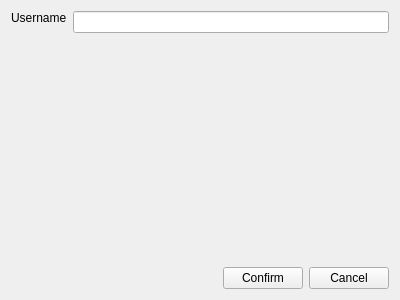
<?xml version="1.0" encoding="UTF-8"?>
<ui version="4.0">
 <class>Option</class>
 <widget class="QWidget" name="Option">
  <property name="geometry">
   <rect>
    <x>0</x>
    <y>0</y>
    <width>400</width>
    <height>300</height>
   </rect>
  </property>
  <layout class="QVBoxLayout" name="verticalLayout">
   <item>
    <layout class="QHBoxLayout" name="horizontalLayout">
     <item>
      <layout class="QFormLayout" name="formLayout">
       <item row="0" column="0">
        <widget class="QLabel" name="label_username">
         <property name="sizePolicy">
          <sizepolicy hsizetype="Preferred" vsizetype="Fixed">
           <horstretch>0</horstretch>
           <verstretch>0</verstretch>
          </sizepolicy>
         </property>
         <property name="text">
          <string>Username</string>
         </property>
        </widget>
       </item>
       <item row="0" column="1">
        <widget class="QLineEdit" name="lineEdit_username">
         <property name="sizePolicy">
          <sizepolicy hsizetype="Preferred" vsizetype="Fixed">
           <horstretch>0</horstretch>
           <verstretch>0</verstretch>
          </sizepolicy>
         </property>
        </widget>
       </item>
      </layout>
     </item>
     <item>
      <layout class="QVBoxLayout" name="verticalLayout_2"/>
     </item>
    </layout>
   </item>
   <item>
    <spacer name="verticalSpacer">
     <property name="orientation">
      <enum>Qt::Vertical</enum>
     </property>
     <property name="sizeHint" stdset="0">
      <size>
       <width>20</width>
       <height>40</height>
      </size>
     </property>
    </spacer>
   </item>
   <item>
    <layout class="QHBoxLayout" name="horizontalLayout_2">
     <item>
      <spacer name="horizontalSpacer">
       <property name="orientation">
        <enum>Qt::Horizontal</enum>
       </property>
       <property name="sizeHint" stdset="0">
        <size>
         <width>40</width>
         <height>20</height>
        </size>
       </property>
      </spacer>
     </item>
     <item>
      <widget class="QPushButton" name="pushButton_confirm">
       <property name="text">
        <string>Confirm</string>
       </property>
      </widget>
     </item>
     <item>
      <widget class="QPushButton" name="pushButton_cancel">
       <property name="text">
        <string>Cancel</string>
       </property>
      </widget>
     </item>
    </layout>
   </item>
  </layout>
 </widget>
 <resources/>
 <connections/>
</ui>
